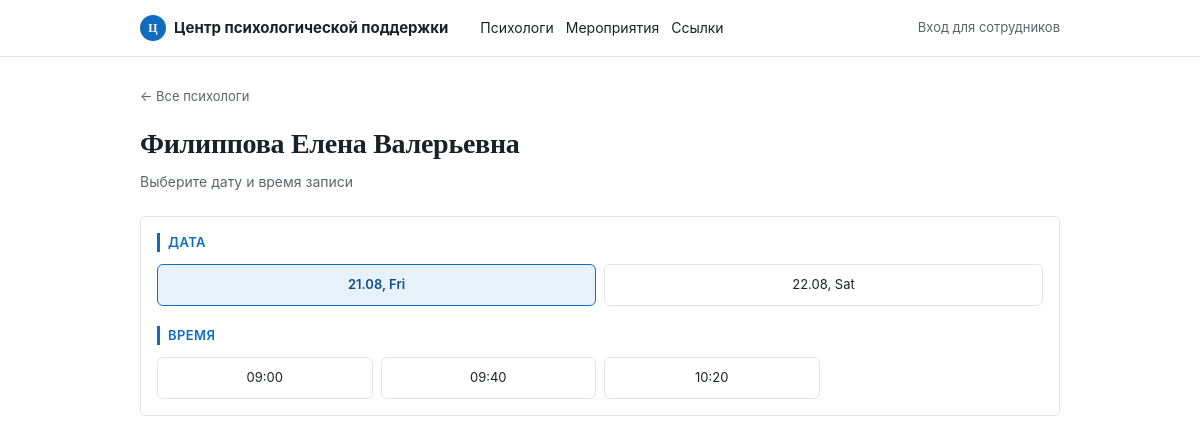
Screenshot of /psychologist?id=1&date=2026-08-21 with the database file from the repository.
### tables this page shows
CREATE TABLE psychologist_profiles (
    id              INT UNSIGNED AUTO_INCREMENT PRIMARY KEY,
    user_id         INT UNSIGNED NOT NULL UNIQUE,
    photo_path      VARCHAR(255) NULL,
    bio             TEXT NULL,
    max_hours_per_week SMALLINT UNSIGNED NOT NULL DEFAULT 9,
    FOREIGN KEY (user_id) REFERENCES users(id) ON DELETE CASCADE
);

CREATE TABLE users (
    id              INT UNSIGNED AUTO_INCREMENT PRIMARY KEY,
    role            ENUM('client', 'psychologist', 'admin') NOT NULL DEFAULT 'client',
    last_name       VARCHAR(100) NOT NULL,
    first_name      VARCHAR(100) NOT NULL,
    patronymic      VARCHAR(100) NULL,
    group_or_dept   VARCHAR(100) NULL COMMENT 'группа студента / кафедра ППС / отдел сотрудника',
    phone           VARCHAR(20)  NULL,
    email           VARCHAR(150) NULL UNIQUE,
    password_hash   VARCHAR(255) NULL COMMENT 'NULL пока нет своей авторизации / если вход через SSO портала',
    created_at      DATETIME NOT NULL DEFAULT CURRENT_TIMESTAMP
);

CREATE TABLE schedule_slots (
    id              INT UNSIGNED AUTO_INCREMENT PRIMARY KEY,
    psychologist_id INT UNSIGNED NOT NULL,
    slot_date       DATE NOT NULL,
    start_time      TIME NOT NULL,
    end_time        TIME NOT NULL,
    format          ENUM('individual', 'group', 'family') NOT NULL DEFAULT 'individual',
    status          ENUM('free', 'booked', 'blocked') NOT NULL DEFAULT 'free',
    is_emergency_override BOOLEAN NOT NULL DEFAULT FALSE
                    COMMENT 'слот добавлен сверх недельного лимита 9ч — экстренный случай',
    created_at      DATETIME NOT NULL DEFAULT CURRENT_TIMESTAMP,
    FOREIGN KEY (psychologist_id) REFERENCES psychologist_profiles(id) ON DELETE CASCADE,
    INDEX idx_slot_lookup (psychologist_id, slot_date, status)
);

### src/Controllers/BookingController.php (called while the page is built, shortened)
<?php
class BookingController
{
    public function show(): void
    {
        $db = Database::connection();
        $psychologistId = (int)($_GET['id'] ?? 0);
        $selectedDate = $_GET['date'] ?? null;
        $stmt = $db->prepare(
            "SELECT p.id, u.first_name, u.last_name, u.patronymic
             FROM psychologist_profiles p
             JOIN users u ON u.id = p.user_id
             WHERE p.id = ?"
        );
        $stmt->execute([$psychologistId]);
        $psychologist = $stmt->fetch();
        $stmt = $db->prepare(
            "SELECT DISTINCT slot_date
             FROM schedule_slots
             WHERE psychologist_id = ? AND status = 'free' AND slot_date >= CURDATE()
             ORDER BY slot_date"
        );
        $stmt->execute([$psychologistId]);
        $dates = $stmt->fetchAll(PDO::FETCH_COLUMN);
        $times = [];
        if ($selectedDate) {
            $stmt = $db->prepare(
                "SELECT id, start_time
                 FROM schedule_slots
                 WHERE psychologist_id = ? AND slot_date = ? AND status = 'free'
                 ORDER BY start_time"
            );
            $stmt->execute([$psychologistId, $selectedDate]);
            $times = $stmt->fetchAll();
        }
        require __DIR__ . '/../../templates/psychologist.php';
    }
}

### src/Core/Router.php (called while the page is built, shortened)
<?php
class Router
{
    private array $routes = [];
    public function get(string $path, array $handler): void
    {
        $this->routes['GET'][$path] = $handler;
    }
    public function post(string $path, array $handler): void
    {
        $this->routes['POST'][$path] = $handler;
    }
    public function dispatch(string $method, string $uri): void
    {
        $path = parse_url($uri, PHP_URL_PATH);
        $path = rtrim($path, '/') ?: '/';
        $handler = $this->routes[$method][$path] ?? null;
        [$controllerClass, $action] = $handler;
        $controller = new $controllerClass();
        $controller->$action();
    }
}

### public/index.php (called while the page is built, shortened)
<?php
$router = new Router();
$router->get('/', [HomeController::class, 'index']);
$router->get('/psychologist', [BookingController::class, 'show']);
$router->get('/book', [BookingController::class, 'bookForm']);
$router->post('/book', [BookingController::class, 'store']);
$router->get('/login', [AuthController::class, 'loginForm']);
$router->post('/login', [AuthController::class, 'login']);
$router->get('/logout', [AuthController::class, 'logout']);
$router->get('/cabinet', [ClientController::class, 'cabinet']);
$router->post('/cabinet/cancel', [ClientController::class, 'cancel']);
$router->get('/dashboard', [PsychologistController::class, 'dashboard']);
$router->get('/dashboard/schedule', [PsychologistController::class, 'schedule']);
$router->post('/dashboard/schedule', [PsychologistController::class, 'addSlot']);
$router->post('/dashboard/schedule/block', [PsychologistController::class, 'blockSlot']);
$router->get('/dashboard/clients', [PsychologistController::class, 'clients']);
$router->get('/dashboard/clients/show', [PsychologistController::class, 'clientDetail']);
$router->post('/dashboard/notes', [PsychologistController::class, 'addNote']);
$router->get('/announcements', [AnnouncementController::class, 'index']);
$router->get('/dashboard/announcements', [AnnouncementController::class, 'manage']);
$router->post('/dashboard/announcements', [AnnouncementController::class, 'create']);
$router->post('/dashboard/announcements/delete', [AnnouncementController::class, 'delete']);
$router->get('/contacts', [ContactController::class, 'index']);
$router->get('/admin/contacts', [ContactController::class, 'manage']);
$router->post('/admin/contacts', [ContactController::class, 'create']);
$router->post('/admin/contacts/delete', [ContactController::class, 'delete']);
$router->get('/admin', [AdminController::class, 'index']);
$router->get('/admin/psychologists/new', [AdminController::class, 'newPsychologistForm']);
$router->post('/admin/psychologists', [AdminController::class, 'createPsychologist']);
$router->get('/admin/notifications', [AdminController::class, 'notifications']);
$router->dispatch($_SERVER['REQUEST_METHOD'], $_SERVER['REQUEST_URI']);

### templates/psychologist.php (the view, shortened to what this page needs)
<?php
require __DIR__ . '/partials/header.php';
?>
<a href="/" class="back-link">← Все психологи</a>
<h1><?= htmlspecialchars($psychologist['last_name'] . ' ' . $psychologist['first_name'] . ' ' . ($psychologist['patronymic'] ?? '')) ?></h1>
<p class="subtitle">Выберите дату и время записи</p>
<div class="card">
    <p class="section-label">Дата</p>
    <?php if (empty($dates)): ?>
        <p class="empty-state">Свободных дат пока нет</p>
    <?php else: ?>
        <div class="date-grid">
            <?php foreach ($dates as $date): ?>
                <?php
                    $isActive = $selectedDate === $date;
                    $formatted = date('d.m, D', strtotime($date));
                ?>
                <a href="/psychologist?id=<?= (int)$psychologist['id'] ?>&date=<?= htmlspecialchars($date) ?>"
                   class="pill <?= $isActive ? 'active' : '' ?>">
                    <?= htmlspecialchars($formatted) ?>
                </a>
            <?php endforeach; ?>
        </div>
    <?php endif; ?>
    <?php if ($selectedDate): ?>
        <p class="section-label" style="margin-top:20px;">Время</p>
        <?php if (empty($times)): ?>
            <p class="empty-state">На эту дату свободного времени не осталось</p>
        <?php else: ?>
            <div class="time-grid">
                <?php foreach ($times as $t): ?>
                    <a href="/book?slot_id=<?= (int)$t['id'] ?>" class="pill">
                        <?= htmlspecialchars(substr($t['start_time'], 0, 5)) ?>
                    </a>
                <?php endforeach; ?>
            </div>
        <?php endif; ?>
    <?php endif; ?>
</div>
<?php require __DIR__ . '/partials/footer.php'; ?>

### public/assets/css/style.css (style rules this page uses)
:root { --blue: #0F6CBF; --blue-dark: #0B4F8F; --blue-light: #E8F1FA; --ink: #1D2125; --muted: #5F6368; --border: #E3E5E8; --bg: #FFFFFF; --panel: #F5F6F8; --white: #FFFFFF; --radius: 6px; --font-display: Georgia, "Times New Roman", serif; --font-sans: -apple-system, "Segoe UI", Roboto, Arial, sans-serif; --text: var(--ink); --text-secondary: var(--muted); }
* { box-sizing: border-box; }
body { margin: 0; font-family: var(--font-sans); background: var(--bg); color: var(--ink); font-size: 15px; line-height: 1.5; }
a { color: var(--blue); }
h1 { font-family: var(--font-display); font-size: 28px; font-weight: 700; margin: 0 0 6px; letter-spacing: -0.01em; }
.subtitle { color: var(--muted); font-size: 14px; margin: 0 0 24px; }
.section-label { font-size: 13px; font-weight: 600; text-transform: uppercase; letter-spacing: 0.03em; color: var(--blue); border-left: 3px solid var(--blue); padding-left: 8px; margin: 0 0 12px; }
.card { background: var(--white); border: 1px solid var(--border); border-radius: var(--radius); padding: 16px; margin-bottom: 12px; }
.date-grid, .time-grid { display: grid; grid-template-columns: repeat(2, minmax(0, 1fr)); gap: 8px; }
.time-grid { grid-template-columns: repeat(4, minmax(0, 1fr)); }
.pill { display: block; text-align: center; padding: 10px 6px; border: 1px solid var(--border); border-radius: var(--radius); text-decoration: none; color: var(--ink); font-size: 13px; }
.pill.active { background: var(--blue-light); border-color: var(--blue); color: var(--blue-dark); font-weight: 600; }
.back-link { display: inline-block; margin-bottom: 16px; color: var(--muted); text-decoration: none; font-size: 13px; }

### rows the page displays
psychologist_profiles: user.patronymic "Филиппова Елена Валерьевна"
schedule_slots: start_time "09:00"
schedule_slots: start_time "09:40"
schedule_slots: start_time "10:20"

### other values shown
$formatted "21.08, Fri"
$formatted "22.08, Sat"
